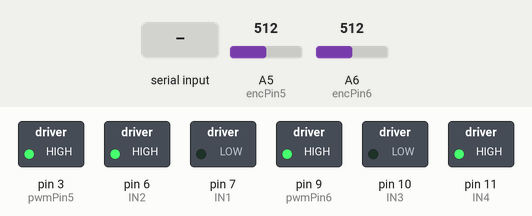
A sketch run on a simulated Arduino Nano, built with avr-gcc and run on an emulated ATmega328P. Parts: switched loads named in the sketch (green lamp = pin HIGH). The inputs (shaded band) are chosen by the test bench; at power-on: A5 (encPin5) = 512, A6 (encPin6) = 512.

Above: at 1.2 s.
1.3 s: A5 (encPin5) set to 641
2.8 s: A5 (encPin5) set to 657
At 3.3 s:
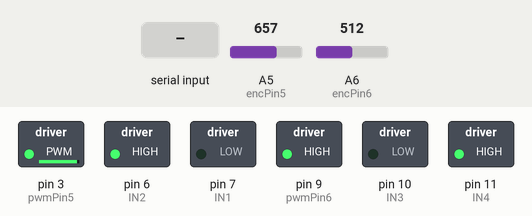
4.3 s: A6 (encPin6) set to 537
5.8 s: A6 (encPin6) set to 558
At 6.8 s:
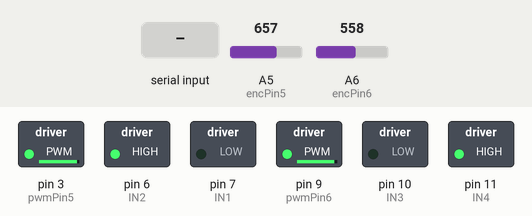
7.3 s: "30,150\n" received over Serial
At 8.9 s:
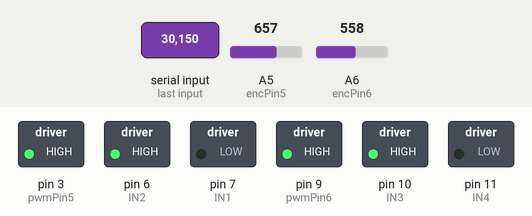
9.8 s: "200\n" received over Serial
At 11.8 s:
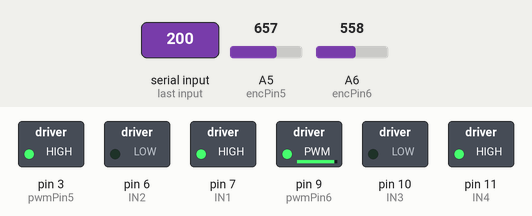
Timing chart, 0 to 13.3 s (numbered marks = the images above; inputs shaded):
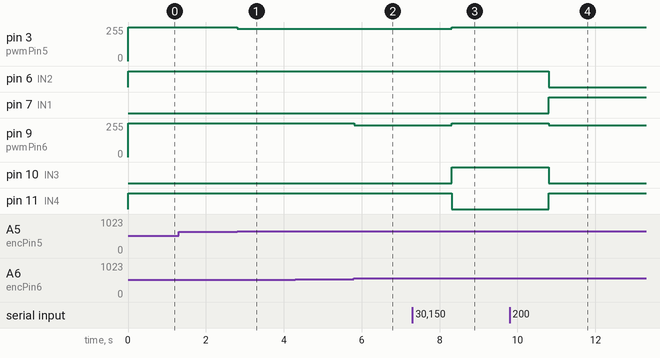

The sketch:

DCMotorBoth.ino
```cpp
#include <math.h>
#define IN1 7
#define IN2 6
#define pwmPin5 3
#define encPin5 A5
#define IN3 10
#define IN4 11
#define pwmPin6 9
#define encPin6 A6

const float loopTime = 10; // every X ms, the code enters update_speed()
int timePassed = 0;
unsigned long prevMillis = 0; // last time (ms) the code entered update_speed()

float currPos5 = 360;
float desPos5 = 0;
int currPWM5 = 100; // current++ PWM output

float currPos6 = 0;
float desPos6 = 0;
int currPWM6 = 100; // current++ PWM output

int toc = 10;
int tic = 10;

float error5 = 0;
float error6 = 0;

float Ki5 = 25;
float Ki6 = 3.8;

bool motor5Running = false;
bool motor6Running = false;

char comma = ',';

void setup(){
  pinMode(encPin5, INPUT);
  pinMode(pwmPin5, OUTPUT);
  pinMode(IN1, OUTPUT);
  pinMode(IN2, OUTPUT);

  pinMode(encPin6, INPUT);
  pinMode(IN3, OUTPUT);
  pinMode(IN4, OUTPUT);
  pinMode(pwmPin6, OUTPUT);

  Serial.begin(115200);
}
void loop(){
  timePassed = millis() - prevMillis;
  if(timePassed >= loopTime){
    update_pos();
    update_error();
    //print_motor_info(); //For debugging
    prevMillis = millis();
  }
}
void print_motor_info(){
  //print current position, desired position, error, and pwm value
  Serial.println("currPos5 desPos error pwm");
  Serial.println(String(currPos5) + " " + String(desPos5) + " " + String(error5) + " " + String(currPWM5));
  Serial.println(String(currPos6) + " " + String(desPos6) + " " + String(error6) + " " + String (currPWM6));
}

void update_pos(){
  if (Serial.available() > 0){
    String input = Serial.readString();
    int commaLoc1 = input.indexOf(comma);
    int commaLoc2 = input.indexOf(comma, commaLoc1+1);
    int position1 = (input.substring(0, commaLoc1)).toInt();
    int position2;
    if (commaLoc1 != -1){
      position2 = (input.substring(commaLoc1+1, commaLoc2)).toInt();
    }

    desPos5 = float(position1);
    while (desPos5 > 360) {desPos5 -= 360;}
    while (desPos5 < 0) {desPos5 += 360;}
    desPos6 = float(position2);
    while (desPos6 > 360) {desPos6 -= 360;}
    while (desPos6 < 0) {desPos6 += 360;}
  }
}

void update_error(){
  readAngleDC(currPos5, currPos6);
  motor5Running = true;
  motor6Running = true;
  //error = refRPM - currRPM; //velocity
  error5 = desPos5-currPos5; //position
  if (error5 > 180) error5 -= 360;  // Ensure shortest path
  if (error5 < -180) error5 += 360;

  error6 = desPos6-currPos6; //position
  if (error6 > 180) error6 -= 360;  // Ensure shortest path
  if (error6 < -180) error6 += 360;

  if (abs(error5) < 5) {
    digitalWrite(IN1, 1);
    digitalWrite(IN2, 1);
    currPWM5 = 0;
    motor5Running = false;
  }
  if (abs(error6) < 10) {
    digitalWrite(IN3, 1);
    digitalWrite(IN4, 1);
    currPWM6 = 0;
    motor6Running = false;
  }
  tic = millis();
  if(motor5Running){
    currPWM5 = Ki5*error5;
    if (currPWM5 >= 255) currPWM5 = 255;
    if (currPWM5 <= -255) currPWM5 = -255;
    if (currPWM5 <= 0) {
      digitalWrite(IN1, 1);
      digitalWrite(IN2, 0);
      analogWrite(pwmPin5, abs(currPWM5));
    } else {
      digitalWrite(IN1, 0);
      digitalWrite(IN2, 1);
      analogWrite(pwmPin5,abs(currPWM5));
    }
  }
  if(motor6Running){
    currPWM6 = Ki6*error6;
    if (currPWM6 >= 255) currPWM6 = 255;
    if (currPWM6 <= -255) currPWM6 = -255;
    if (currPWM6 <= 0) {
      digitalWrite(IN3, 1);
      digitalWrite(IN4, 0);
      analogWrite(pwmPin6,abs(currPWM6));
    } else {
      digitalWrite(IN3, 0);
      digitalWrite(IN4, 1);
      analogWrite(pwmPin6,abs(currPWM6));
    }
  }
}

//Read encoder function
float readAngleDC(float &num1, float &num2){
  int raw_value = analogRead(encPin5);
  num1 = (raw_value/1023.0)*(5/3.3)*(360.0);
  int raw_value2 = analogRead(encPin6);
  num2 = (raw_value2/1023.0)*(5/3.3)*(360.0);}
```

Measured:
- after the input at 1.3 s, every drawn part: stays the same
- after the input at 2.8 s, pin 3 (pwmPin5): 255/255 → 242/255 at once
- after the input at 4.3 s, every drawn part: stays the same
- after the input at 5.8 s, pin 9 (pwmPin6): 255/255 → 237/255 at once
- after the input at 7.3 s, pin 3 (pwmPin5): 242/255 → 255/255 after 1.0 s; pin 9 (pwmPin6): 237/255 → 255/255 after 1.0 s; pin 10 (IN3): LOW → HIGH after 1.0 s; pin 11 (IN4): HIGH → LOW after 1.0 s
- after the input at 9.8 s, pin 6 (IN2), pin 10 (IN3): HIGH → LOW after 1.0 s; pin 7 (IN1), pin 11 (IN4): LOW → HIGH after 1.0 s; pin 9 (pwmPin6): 255/255 → 237/255 after 1.0 s
